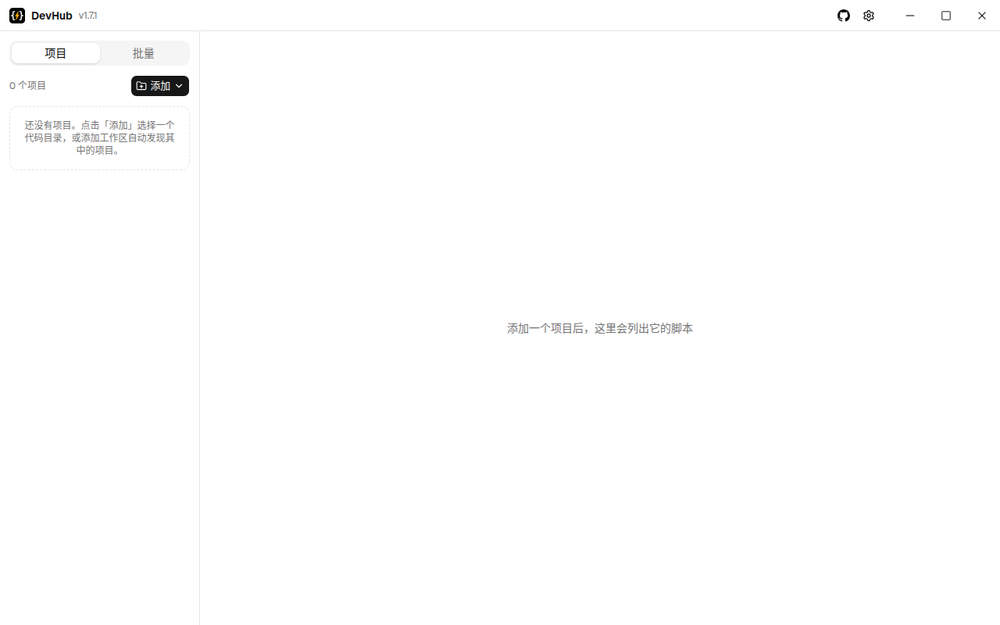
#> input picture apps/desktop-gpui/resources/web-reference.png, 1000 x 625 px, shrunk from 1280 x 800 before the run
$ python visual_diff.py ../resources/web-reference.png ../resources/web-reference.png ../resources/web-reference.png
#> lines starting #> are read from the running program, lines starting #| are printed output that depends on the picture
#!/usr/bin/env python3
import sys
import os

try:
    from PIL import Image, ImageChops
except ImportError:
    import subprocess
    subprocess.check_call([sys.executable, "-m", "pip", "install", "pillow"])
    from PIL import Image, ImageChops

def compare_images(img1_path, img2_path, diff_path, threshold=0.1):
#> called with img1_path = '../resources/web-reference.png', img2_path = '../resources/web-reference.png', diff_path = '../resources/web-reference.png', threshold = 0.1
    if not os.path.exists(img1_path) or not os.path.exists(img2_path):
        print(f"Error: One or both files missing: {img1_path}, {img2_path}")
        return 1

    img1 = Image.open(img1_path).convert("RGBA")
    img2 = Image.open(img2_path).convert("RGBA")

    # Ensure same size for pixel comparison
    w = min(img1.width, img2.width)
#> w = 1000
    h = min(img1.height, img2.height)
#> h = 625

    img1 = img1.crop((0, 0, w, h))
    img2 = img2.crop((0, 0, w, h))

    pixels1 = img1.load()
    pixels2 = img2.load()

    diff_img = Image.new("RGBA", (w, h), (255, 255, 255, 255))
#> diff_img: PIL image 1000x625 RGBA; every value is 255
    diff_pixels = diff_img.load()

    total_pixels = w * h
#> total_pixels = 625000
    diff_count = 0

    max_delta = 255 * 3 * threshold

    for y in range(h):
        for x in range(w):
            r1, g1, b1, a1 = pixels1[x, y]
            r2, g2, b2, a2 = pixels2[x, y]

            delta = abs(r1 - r2) + abs(g1 - g2) + abs(b1 - b2)
            if delta > max_delta:
                diff_count += 1
                # Highlight diff pixel in bright red/magenta
                diff_pixels[x, y] = (255, 0, 100, 255)
            else:
                # Dim background for context
                gray = int((r1 + g1 + b1) / 3 * 0.3 + 180)
                diff_pixels[x, y] = (gray, gray, gray, 255)
#> after the loop, diff_count = 0

    diff_img.save(diff_path)
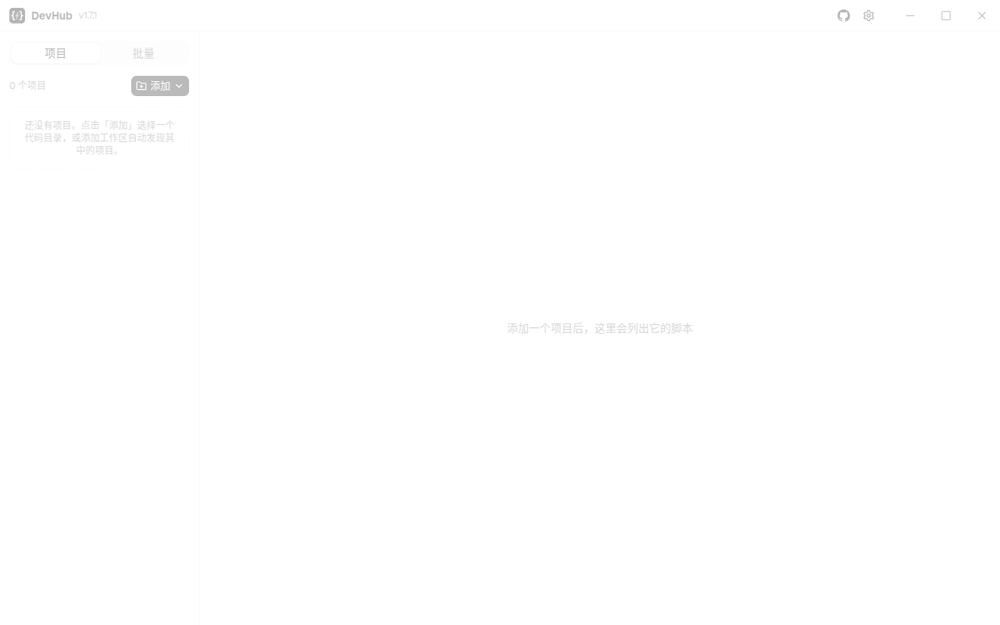
#> saved as web-reference.png: PIL image 1000x625 RGBA; mean R, G, B, A 254.7, 254.7, 254.7, 255
    diff_ratio = (diff_count / total_pixels) * 100
#> diff_ratio = 0

    print("==========================================")
    print("      DevHub GPUI 像素级还原校验报告      ")
    print("==========================================")
    print(f"基准图片 (Web):   {img1_path} ({w}x{h})")
#| 基准图片 (Web):   ../resources/web-reference.png (1000x625)
    print(f"比对图片 (GPUI):  {img2_path} ({w}x{h})")
#| 比对图片 (GPUI):  ../resources/web-reference.png (1000x625)
    print(f"差异高亮图:       {diff_path}")
    print(f"总比对像素:       {total_pixels:,}")
#| 总比对像素:       625,000
    print(f"差异像素数:       {diff_count:,}")
#| 差异像素数:       0
    print(f"像素差异率 (Diff): {diff_ratio:.2f}%")
#| 像素差异率 (Diff): 0.00%
    print("==========================================")
    return 0

if __name__ == "__main__":
    if len(sys.argv) < 4:
        print("Usage: python3 visual_diff.py <ref_web.png> <gpui_live.png> <diff_out.png>")
        sys.exit(1)
    compare_images(sys.argv[1], sys.argv[2], sys.argv[3])
